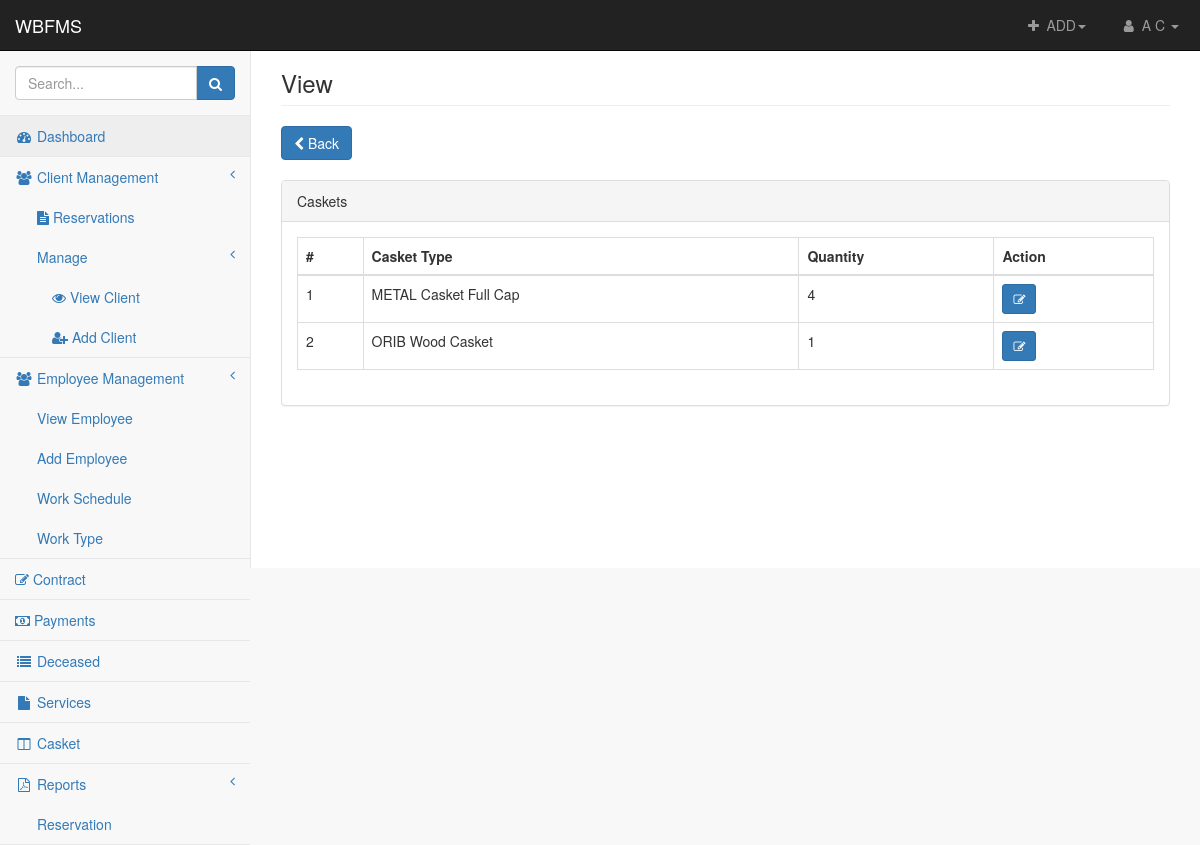
Page /admin/view-inventory.php (signed in) on the committed database.
### tables this page shows
CREATE TABLE `casket` (
  `casket_id` int(11) NOT NULL,
  `casket_type` text NOT NULL,
  `amount` double(10,2) NOT NULL,
  `image` varchar(255) NOT NULL,
  `service_id` int(11) NOT NULL
);

CREATE TABLE `casket_qty` (
  `casket_qty_id` int(11) NOT NULL,
  `quantity` int(11) NOT NULL,
  `casket_id` int(11) NOT NULL,
  `branch_id` int(11) NOT NULL
);

### admin/includes/session.php (called while the page is built, shortened)
<?php
	include 'db-connection.php';
	$sql = "SELECT * FROM admin LEFT JOIN branches ON admin.branch_id = branches.branch_id WHERE admin.admin_id = '".$_SESSION['admin']."' AND branches.branch_id = '".$_SESSION['branch']."'";
	$query = $conn->query($sql);
	$user = $query->fetch_assoc();
?>

### admin/view-inventory.php (the view, shortened to what this page needs)
<?php include 'includes/header.php' ?>
<body>
<div id="wrapper">
    <?php include 'includes/nav.php' ?>
    <?php include 'includes/sidebar.php' ?>
    <div id="page-wrapper">
        <div class="container-fluid">
            <div class="row">
                <div class="col-lg-12">
                    <h3 class="page-header">View</h3>
                </div>
            </div>
            <div class="row">
                <div class="col-md-5">
                    <a href="casket.php" class="btn btn-primary"><i class="fa fa-chevron-left"></i> Back</a>
                </div>
            </div>
            <br>
            <div class="row">
                <div class="col-lg-12">
                    <div class="panel panel-default">
                        <div class="panel-heading">
                            Caskets
                        </div>
                        <div class="panel-body">
                            <div class="table-responsive">
                                <table class="table table-bordered table-hover" id="dataTables-example">
                                    <thead>
                                        <th>#</th>
                                        <th>Casket Type</th>
                                        <th>Quantity</th>
                                        <th>Action</th>
                                    </thead>
                                        <?php
                                            $select_casket =    "SELECT * FROM casket
                                                                LEFT JOIN service ON service.service_id = casket.service_id
                                                                LEFT JOIN casket_qty ON casket_qty.casket_id = casket.casket_id
                                                                LEFT JOIN branches ON branches.branch_id = casket_qty.branch_id
                                                                WHERE branches.branch_id = '".$user['branch_id']."'";
                                            $query = $conn->query($select_casket);
                                            $no=1;
                                            while($row = $query->fetch_assoc()) { ?>
                                                <tr>
                                                    <td><?php echo $no; ?></td>
                                                    <td><?php echo $row['casket_type']; ?></td>
                                                    <td><?php echo $row['quantity']; ?>
                                                    <td><button class="add-quantity btn btn-primary btn-sm pull-center" data-id="<?php echo $row['casket_qty_id']; ?>"><i class="fa fa-edit"></i> </button></td>
                                                </tr>
                                             <?php $no++; }
                                        ?>
                                </table>
                            </div>
                        </div>
                    </div>
                </div>
            </div>
        </div>
    </div>
    </div>
</body>
</html>

### admin/includes/nav.php (shortened to what this page needs)
<?php include 'includes/session.php'?>
    <nav class="navbar navbar-inverse navbar-fixed-top" role="navigation">
        <div class="navbar-header">
            <a class="navbar-brand" href="homepage.php">WBFMS</a>
        </div>
        <ul class="nav navbar-right navbar-top-links">
            <li class="dropdown navbar-inverse">
                <a class="dropdown-toggle" data-toggle="dropdown" href="#">
                    <i class="fa fa-plus fa-fw"></i> ADD<b class="caret"></b>
                </a>
            </li>
            <li class="dropdown">
                <a class="dropdown-toggle" data-toggle="dropdown" href="#">
                    <i class="fa fa-user fa-fw"></i> <?php echo $user['admin_firstname'] . ' ' . $user['admin_lastname']; ?> <b class="caret"></b>
                </a>
            </li>
        </ul>
    </nav>

### admin/css/startmin.css (style rules this page uses)
body { background-color: #f8f8f8; }
#wrapper { width: 100%; }
#page-wrapper { padding-top: 30px; min-height: 568px; background-color: #fff; }
@media (min-width:768px) { #page-wrapper { position: inherit; margin-left: 250px; padding: 30px 15px 0 15px; border-left: 1px solid #e7e7e7; } }
.navbar-header { float: left; }
.navbar-right { text-align: right; }
.navbar-top-links { margin: 0; }
.navbar-top-links li { display: inline-block; }
.navbar-top-links li:last-child { margin-right: 6px; }
.navbar-top-links li a { padding: 15px; min-height: 50px; }
.navbar-top-links>li>a { color: #999; }

### rows in the picture
casket: casket_type "METAL Casket Full Cap", casket_qty.quantity "4"
casket: casket_type "ORIB Wood Casket", casket_qty.quantity "1"

### other values in the picture
$user['admin_firstname'] "A"
$user['admin_lastname'] "C"
